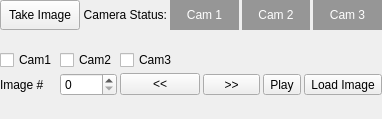
            <widget class="QWidget" name="scrollAreaWidgetContents">
             <property name="geometry">
              <rect>
               <x>0</x>
               <y>0</y>
               <width>382</width>
               <height>119</height>
              </rect>
             </property>
             <layout class="QVBoxLayout" name="verticalLayout_2">
              <property name="spacing">
               <number>3</number>
              </property>
              <property name="leftMargin">
               <number>0</number>
              </property>
              <property name="topMargin">
               <number>0</number>
              </property>
              <property name="rightMargin">
               <number>0</number>
              </property>
              <property name="bottomMargin">
               <number>0</number>
              </property>
              <item>
               <layout class="QHBoxLayout" name="horizontalLayout">
                <item>
                 <widget class="QPushButton" name="take_image_but">
                  <property name="minimumSize">
                   <size>
                    <width>80</width>
                    <height>30</height>
                   </size>
                  </property>
                  <property name="text">
                   <string>Take Image</string>
                  </property>
                 </widget>
                </item>
                <item>
                 <widget class="QLabel" name="camera_status_label">
                  <property name="sizePolicy">
                   <sizepolicy hsizetype="Minimum" vsizetype="Preferred">
                    <horstretch>0</horstretch>
                    <verstretch>0</verstretch>
                   </sizepolicy>
                  </property>
                  <property name="layoutDirection">
                   <enum>Qt::LayoutDirection::LeftToRight</enum>
                  </property>
                  <property name="text">
                   <string>Camera Status:</string>
                  </property>
                  <property name="alignment">
                   <set>Qt::AlignmentFlag::AlignRight|Qt::AlignmentFlag::AlignTrailing|Qt::AlignmentFlag::AlignVCenter</set>
                  </property>
                 </widget>
                </item>
                <item>
                 <widget class="StatusLight" name="cam1_status_light">
                  <property name="styleSheet">
                   <string notr="true">color: rgb(255, 255, 255);
background-color: rgb(150, 150, 150);</string>
                  </property>
                  <property name="text">
                   <string>Cam 1</string>
                  </property>
                  <property name="alignment">
                   <set>Qt::AlignmentFlag::AlignCenter</set>
                  </property>
                 </widget>
                </item>
                <item>
                 <widget class="StatusLight" name="cam2_status_light">
                  <property name="styleSheet">
                   <string notr="true">color: rgb(255, 255, 255);
background-color: rgb(150, 150, 150);</string>
                  </property>
                  <property name="text">
                   <string>Cam 2</string>
                  </property>
                  <property name="alignment">
                   <set>Qt::AlignmentFlag::AlignCenter</set>
                  </property>
                 </widget>
                </item>
                <item>
                 <widget class="StatusLight" name="cam3_status_light">
                  <property name="styleSheet">
                   <string notr="true">color: rgb(255, 255, 255);
background-color: rgb(150, 150, 150);</string>
                  </property>
                  <property name="text">
                   <string>Cam 3</string>
                  </property>
                  <property name="alignment">
                   <set>Qt::AlignmentFlag::AlignCenter</set>
                  </property>
                 </widget>
                </item>
               </layout>
              </item>
              <item>
               <layout class="QHBoxLayout" name="horizontalLayout_2">
                <item>
                 <layout class="QVBoxLayout" name="verticalLayout_3">
                  <item>
                   <widget class="QLabel" name="cam1_image">
                    <property name="maximumSize">
                     <size>
                      <width>500</width>
                      <height>300</height>
                     </size>
                    </property>
                    <property name="text">
                     <string/>
                    </property>
                    <property name="scaledContents">
                     <bool>false</bool>
                    </property>
                   </widget>
                  </item>
                  <item>
                   <widget class="QCheckBox" name="cam1_image_check">
                    <property name="text">
                     <string>Cam1</string>
                    </property>
                    <property name="checked">
                     <bool>false</bool>
                    </property>
                   </widget>
                  </item>
                 </layout>
                </item>
                <item>
                 <layout class="QVBoxLayout" name="verticalLayout_4">
                  <item>
                   <widget class="QLabel" name="cam2_image">
                    <property name="maximumSize">
                     <size>
                      <width>500</width>
                      <height>300</height>
                     </size>
                    </property>
                    <property name="text">
                     <string/>
                    </property>
                    <property name="scaledContents">
                     <bool>false</bool>
                    </property>
                   </widget>
                  </item>
                  <item>
                   <widget class="QCheckBox" name="cam2_image_check">
                    <property name="text">
                     <string>Cam2</string>
                    </property>
                    <property name="checked">
                     <bool>false</bool>
                    </property>
                   </widget>
                  </item>
                 </layout>
                </item>
                <item>
                 <layout class="QVBoxLayout" name="verticalLayout_5">
                  <item>
                   <widget class="QLabel" name="cam3_image">
                    <property name="maximumSize">
                     <size>
                      <width>500</width>
                      <height>300</height>
                     </size>
                    </property>
                    <property name="text">
                     <string/>
                    </property>
                    <property name="scaledContents">
                     <bool>false</bool>
                    </property>
                   </widget>
                  </item>
                  <item>
                   <widget class="QCheckBox" name="cam3_image_check">
                    <property name="text">
                     <string>Cam3</string>
                    </property>
                    <property name="checked">
                     <bool>false</bool>
                    </property>
                   </widget>
                  </item>
                 </layout>
                </item>
                <item>
                 <spacer name="horizontalSpacer">
                  <property name="orientation">
                   <enum>Qt::Orientation::Horizontal</enum>
                  </property>
                  <property name="sizeHint" stdset="0">
                   <size>
                    <width>40</width>
                    <height>20</height>
                   </size>
                  </property>
                 </spacer>
                </item>
               </layout>
              </item>
              <item>
               <layout class="QHBoxLayout" name="horizontalLayout_3">
                <property name="sizeConstraint">
                 <enum>QLayout::SizeConstraint::SetDefaultConstraint</enum>
                </property>
                <item>
                 <widget class="QLabel" name="image_num_label">
                  <property name="text">
                   <string>Image #</string>
                  </property>
                  <property name="buddy">
                   <cstring>image_num_box</cstring>
                  </property>
                 </widget>
                </item>
                <item>
                 <widget class="QSpinBox" name="image_num_box">
                  <property name="minimumSize">
                   <size>
                    <width>50</width>
                    <height>0</height>
                   </size>
                  </property>
                  <property name="singleStep">
                   <number>1</number>
                  </property>
                 </widget>
                </item>
                <item>
                 <widget class="QPushButton" name="prev_image_but">
                  <property name="text">
                   <string>&lt;&lt;</string>
                  </property>
                 </widget>
                </item>
                <item>
                 <widget class="QToolButton" name="next_imag_but">
                  <property name="sizePolicy">
                   <sizepolicy hsizetype="Minimum" vsizetype="Fixed">
                    <horstretch>0</horstretch>
                    <verstretch>0</verstretch>
                   </sizepolicy>
                  </property>
                  <property name="text">
                   <string>&gt;&gt;</string>
                  </property>
                 </widget>
                </item>
                <item>
                 <widget class="QToolButton" name="image_play_but">
                  <property name="text">
                   <string>Play</string>
                  </property>
                 </widget>
                </item>
                <item>
                 <widget class="QToolButton" name="load_image_but">
                  <property name="text">
                   <string>Load Image</string>
                  </property>
                 </widget>
                </item>
               </layout>
              </item>
              <item>
               <spacer name="verticalSpacer">
                <property name="orientation">
                 <enum>Qt::Orientation::Vertical</enum>
                </property>
                <property name="sizeHint" stdset="0">
                 <size>
                  <width>20</width>
                  <height>40</height>
                 </size>
                </property>
               </spacer>
              </item>
             </layout>
            </widget>
